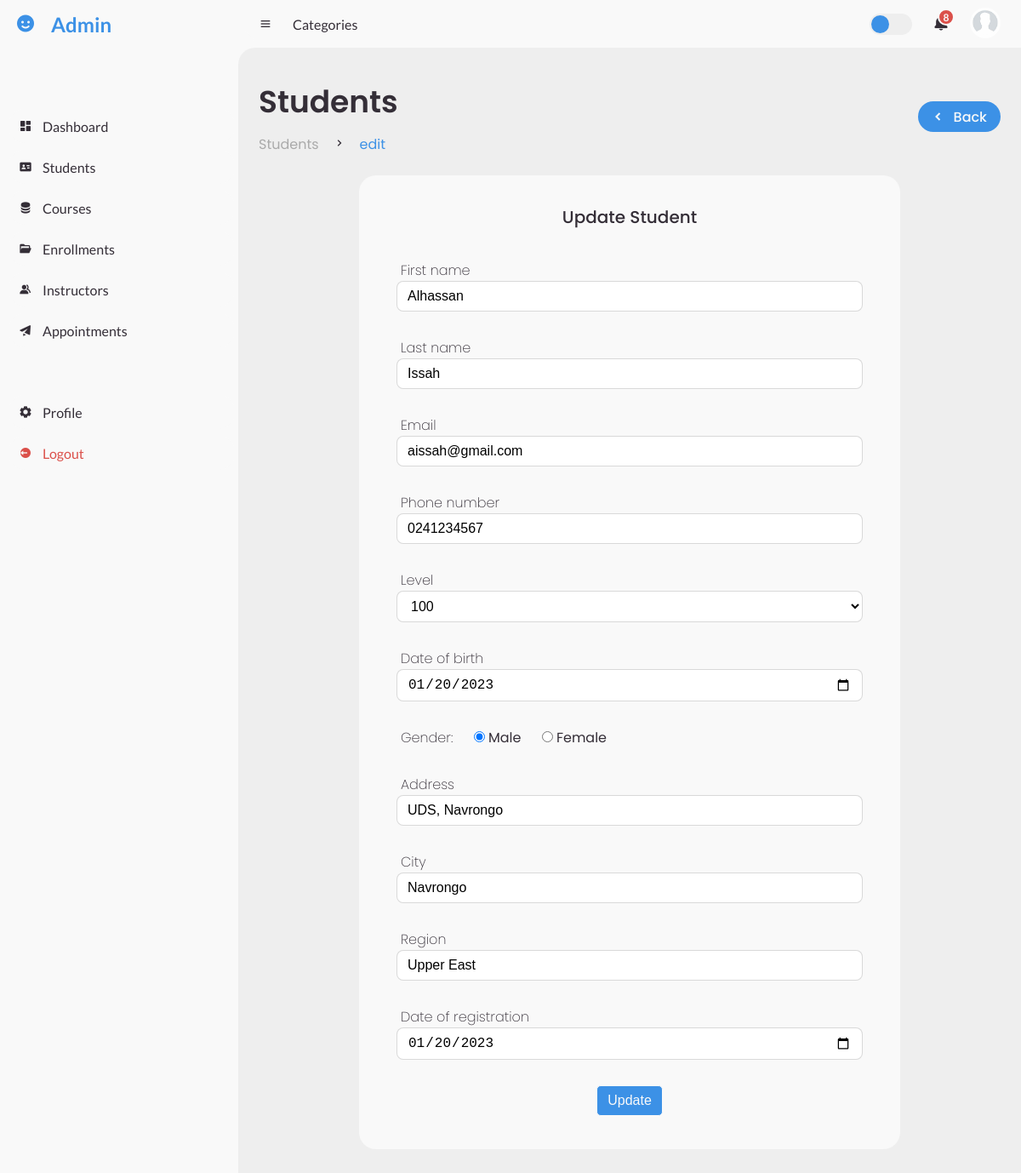
The app's page /view/students/edit.php?id=1 (signed in) with its own data.
### tables this page shows
CREATE TABLE `students` (
  `id` int(11) NOT NULL,
  `first_name` varchar(50) NOT NULL,
  `last_name` varchar(50) NOT NULL,
  `gender` varchar(6) NOT NULL,
  `date_of_birth` date NOT NULL,
  `phone_number` varchar(10) NOT NULL,
  `level` varchar(3) NOT NULL,
  `email` varchar(100) NOT NULL,
  `address` varchar(250) NOT NULL,
  `city` varchar(20) NOT NULL,
  `region` varchar(10) NOT NULL,
  `registration_date` date NOT NULL
);

### app/database.php (called while the page is built, shortened)
<?php
class Database {
	private $host;
	private $db_name;
	private $username;
	private $password;
	public $conn;
	public function __construct()
	{
		try {
			$this->conn = new PDO("mysql:host=$this->host;dbname=$this->db_name", $this->username, $this->password);
			$this->conn->setAttribute(PDO::ATTR_ERRMODE, PDO::ERRMODE_EXCEPTION);
		} catch (PDOException $e) {
			echo "Connection Error: " . $e->getMessage();
		}
	}
	private function set_variables(): void
	{
		$this->host = $_ENV['DB_HOST'];
		$this->db_name = $_ENV['DB_NAME'];
		$this->username = $_ENV['DB_USER'];
		$this->password = $_ENV['DB_PASSWORD'];
	}
	public function find(string $table, int $id): array
	{
		try {
			$sql = "SELECT * FROM $table WHERE id = :id";
			$stmt = $this->conn->prepare($sql);
			$stmt->bindValue(':id', $id);
			$stmt->execute();
			$result = $stmt->fetch(PDO::FETCH_ASSOC);
			return $result;
		} catch (PDOException $e) {
			echo 'Error: ' . $e->getMessage();
			return [];
		}
	}
}

### view/students/edit.php (the view, shortened to what this page needs)
<?php
include_once('../partials/header.php');
include_once('../partials/sidebar.php');
$id = htmlspecialchars($_GET['id']);
$db = new Database();
$student = $db->find('students', (int) $id);
?>
<section id="content">
    <?php include_once('../partials/navbar.php') ?>
    <main>
        <div class="head-title">
            <div class="left">
                <h1>Students</h1>
                <ul class="breadcrumb">
                    <li>
                        <a href="#">Students</a>
                    </li>
                    <li><i class='bx bx-chevron-right'></i></li>
                    <li>
                        <a class="active" href="#">edit</a>
                    </li>
                </ul>
            </div>
            <a href="index.php" class="btn-download">
                <i class='bx bxs-chevron-left'></i>
                <span class="text">Back</span>
            </a>
        </div>
        <div class="table-data">
            <div class="form-data">
                <div class="form-head">Update Student</div>
                <form action="<?= $root . 'app/edit.php?table=students&id=' . $id ?>" method="post">
                    <div class="input-field">
                        <label for="name">First name</label>
                        <input type="text" name="first_name" value="<?= $student['first_name'] ?>" class="form-control">
                    </div>
                    <div class="input-field">
                        <label for="name">Last name</label>
                        <input type="text" name="last_name" value="<?= $student['last_name'] ?>" class="form-control">
                    </div>
                    <div class="input-field">
                        <label for="name">Email</label>
                        <input type="email" name="email" value="<?= $student['email'] ?>" class="form-control">
                    </div>
                    <div class="input-field">
                        <label for="name">Phone number</label>
                        <input type="number" name="phone_number" value="<?= $student['phone_number'] ?>" class="form-control">
                    </div>
                    <div class="input-field">
                        <label for="level">Level</label>
                        <select name="level" class="form-control">
                            <option <?php if ($student['level'] == '100') echo "selected" ?> value="100">100</option>
                        </select>
                    </div>
                    <div class="input-field">
                        <label for="dateOfBirth">Date of birth</label>
                        <input type="date" name="date_of_birth" value="<?= $student['date_of_birth'] ?>" class="form-control">
                    </div>
                    <div class="input-field">
                        <label for="gender">Gender:</label>
                        <input type="radio" name="gender" value="male" class="form-radio" <?php if ($student['gender'] == 'male') echo "checked" ?>> Male
                        <input type="radio" name="gender" value="female" class="form-radio" <?php if ($student['gender'] == 'female') echo "checked" ?>> Female
                    </div>
                    <div class="input-field">
                        <label for="name">Address</label>
                        <input type="text" name="address" value="<?= $student['address'] ?>" class="form-control">
                    </div>
                    <div class="input-field">
                        <label for="city">City</label>
                        <input type="text" name="city" value="<?= $student['city'] ?>" class="form-control">
                    </div>
                    <div class="input-field">
                        <label for="region">Region</label>
                        <input type="text" name="region" value="<?= $student['region'] ?>" class="form-control">
                    </div>
                    <div class="input-field">
                        <label for="registrationDate">Date of registration</label>
                        <input type="date" name="registration_date" value="<?= $student['registration_date'] ?>" class="form-control">
                    </div>
                    <div class="form-submit">
                        <button class="submit-button" role="submit">Update</button>
                    </div>
                </form>
            </div>
        </div>
    </main>
</section>
<?php include_once('../partials/footer.php') ?>

### assets/css/style.css (style rules this page uses)
* { margin: 0; padding: 0; box-sizing: border-box; }
a { text-decoration: none; }
li { list-style: none; }
:root { --poppins: 'Poppins', sans-serif; --lato: 'Lato', sans-serif; --light: #F9F9F9; --blue: #3C91E6; --light-blue: #CFE8FF; --grey: #eee; --dark-grey: #AAAAAA; --dark: #342E37; --red: #DB504A; --yellow: #FFCE26; --light-yellow: #FFF2C6; --orange: #FD7238; --light-orange: #FFE0D3; }
html { overflow-x: hidden; }
body { background: var(--grey); overflow-x: hidden; }
#content { position: relative; width: calc(100% - 280px); left: 280px; transition: .3s ease; }
#content main { width: 100%; padding: 36px 24px; font-family: var(--poppins); max-height: calc(100vh - 56px); overflow-y: auto; }
#content main .head-title { display: flex; align-items: center; justify-content: space-between; grid-gap: 16px; flex-wrap: wrap; }
#content main .head-title .left h1 { font-size: 36px; font-weight: 600; margin-bottom: 10px; color: var(--dark); }
#content main .head-title .left .breadcrumb { display: flex; align-items: center; grid-gap: 16px; }
#content main .head-title .left .breadcrumb li { color: var(--dark); }
#content main .head-title .left .breadcrumb li a { color: var(--dark-grey); pointer-events: none; }
#content main .head-title .left .breadcrumb li a.active { color: var(--blue); pointer-events: unset; }
#content main .head-title .btn-download { height: 36px; padding: 0 16px; border-radius: 36px; background: var(--blue); color: var(--light); display: flex; justify-content: center; align-items: center; grid-gap: 10px; font-weight: 500; }
#content main .table-data { display: flex; flex-wrap: wrap; grid-gap: 24px; margin-top: 24px; width: 100%; color: var(--dark); }
#content main .table-data > div { border-radius: 20px; background: var(--light); padding: 24px; overflow-x: auto; }
#content main .table-data .form-data { flex-grow: .5; flex-basis: 400px; margin: auto; }
#content main .table-data .form-data .form-head { font-size: 20px; font-weight: 500; text-align: center; margin: 10px auto; }
#content main .table-data .form-data form { margin: 35px 20px 15px; }
#content main .table-data .form-data .input-field { margin-top: 30px; border-radius: 3px; }
#content main .table-data .form-data .input-field label { margin-left: 5px; font-size: 16px; font-weight: 200; }
input.form-control, select.form-control { display: block; width: 100%; padding: 8px 12px; font-size: 16px; line-height: 18px; color: #000; background-color: #fff; border-radius: 8px; border: 1px solid rgba(0, 0, 0, .15); }
input.form-radio { display: inline-block; margin-left: 20px; }
.form-submit { text-align: center; margin-top: 30px; }
.submit-button { background-color: var(--blue); color: var(--light); padding: 8px 12px; border: 1px solid var(--light); border-radius: 5px; font-size: 16px; }

### records on screen
students: first_name "Alhassan", last_name "Issah", email "aissah@gmail.com", phone_number "0241234567", level "100", date_of_birth "01/20/2023", gender "☑", address "UDS, Navrongo", city "Navrongo", region "Upper East", registration_date "01/20/2023"
